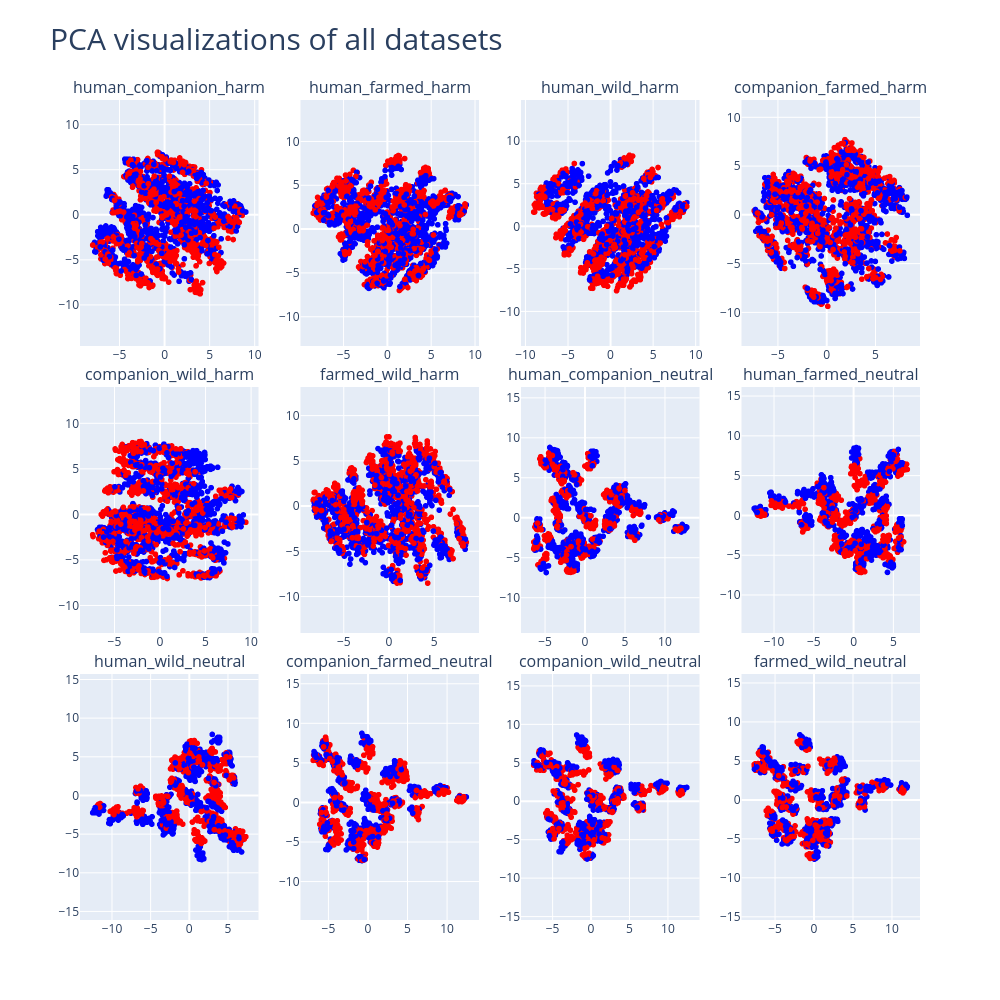

This figure's notebook cell:
### Code cell
# visualization of all 12 animal/human datasets (label 1 = first category in the name)
datasets = [
    'human_companion_harm',
    'human_farmed_harm',
    'human_wild_harm',
    'companion_farmed_harm',
    'companion_wild_harm',
    'farmed_wild_harm',
    'human_companion_neutral',
    'human_farmed_neutral',
    'human_wild_neutral',
    'companion_farmed_neutral',
    'companion_wild_neutral',
    'farmed_wild_neutral',
]

td = TruthData.from_datasets(
    datasets,
    model=model,
    layer=layer,
    center=True,
    noperiod=noperiod,
    device=device)

fig = make_subplots(rows=3, cols=4, subplot_titles=datasets, horizontal_spacing=0.05, vertical_spacing=0.05)
for i, dataset in enumerate(datasets):
    for data in td.plot(
        dimensions=2,
        color='label',
        plot_datasets = [dataset],
        pca_datasets = [dataset],
        ).data:
        fig.add_trace(
            data, row=(i // 4) + 1, col=(i % 4) + 1
        )

for row in range(3):
    for col in range(4):
        fig.update_yaxes(
            scaleanchor = f"x{row * 4 + col + 1}",
            scaleratio = 1,
            row=row+1,
            col=col+1,
        )

fig.update_coloraxes(
    colorscale = 'Bluered_r'
)

fig.update_layout(
    height=1000,
    width=1000,
    showlegend=False,
    title = {
        'text' : 'PCA visualizations of all datasets',
        'font' : {'size' : 30}
    },
    coloraxis_showscale=False,
)

### Figure 1 — Plotly figure (JSON) as saved in the notebook; plotly's stock layout.template omitted (floating-point values rounded to 4 significant figures; data arrays with more than 128 entries replaced by an {"elided": "..."} marker saying what was removed)
{"data": [{"hovertemplate": "<b>%{hovertext}</b><br><br>PC1=%{x}<br>PC2=%{y}<br>label=%{marker.color}<extra></extra>", "hovertext": {"elided": "2400 str values"}, "legendgroup": "", "marker": {"color": {"elided": "2400 int values"}, "coloraxis": "coloraxis", "symbol": "circle"}, "mode": "markers", "name": "", "showlegend": false, "type": "scattergl", "x": {"elided": "2400 float values"}, "xaxis": "x", "y": {"elided": "2400 float values"}, "yaxis": "y"}, {"hovertemplate": "<b>%{hovertext}</b><br><br>PC1=%{x}<br>PC2=%{y}<br>label=%{marker.color}<extra></extra>", "hovertext": {"elided": "2400 str values"}, "legendgroup": "", "marker": {"color": {"elided": "2400 int values"}, "coloraxis": "coloraxis", "symbol": "circle"}, "mode": "markers", "name": "", "showlegend": false, "type": "scattergl", "x": {"elided": "2400 float values"}, "xaxis": "x2", "y": {"elided": "2400 float values"}, "yaxis": "y2"}, {"hovertemplate": "<b>%{hovertext}</b><br><br>PC1=%{x}<br>PC2=%{y}<br>label=%{marker.color}<extra></extra>", "hovertext": {"elided": "2400 str values"}, "legendgroup": "", "marker": {"color": {"elided": "2400 int values"}, "coloraxis": "coloraxis", "symbol": "circle"}, "mode": "markers", "name": "", "showlegend": false, "type": "scattergl", "x": {"elided": "2400 float values"}, "xaxis": "x3", "y": {"elided": "2400 float values"}, "yaxis": "y3"}, {"hovertemplate": "<b>%{hovertext}</b><br><br>PC1=%{x}<br>PC2=%{y}<br>label=%{marker.color}<extra></extra>", "hovertext": {"elided": "2400 str values"}, "legendgroup": "", "marker": {"color": {"elided": "2400 int values"}, "coloraxis": "coloraxis", "symbol": "circle"}, "mode": "markers", "name": "", "showlegend": false, "type": "scattergl", "x": {"elided": "2400 float values"}, "xaxis": "x4", "y": {"elided": "2400 float values"}, "yaxis": "y4"}, {"hovertemplate": "<b>%{hovertext}</b><br><br>PC1=%{x}<br>PC2=%{y}<br>label=%{marker.color}<extra></extra>", "hovertext": {"elided": "2400 str values"}, "legendgroup": "", "marker": {"color": {"elided": "2400 int values"}, "coloraxis": "coloraxis", "symbol": "circle"}, "mode": "markers", "name": "", "showlegend": false, "type": "scattergl", "x": {"elided": "2400 float values"}, "xaxis": "x5", "y": {"elided": "2400 float values"}, "yaxis": "y5"}, {"hovertemplate": "<b>%{hovertext}</b><br><br>PC1=%{x}<br>PC2=%{y}<br>label=%{marker.color}<extra></extra>", "hovertext": {"elided": "2400 str values"}, "legendgroup": "", "marker": {"color": {"elided": "2400 int values"}, "coloraxis": "coloraxis", "symbol": "circle"}, "mode": "markers", "name": "", "showlegend": false, "type": "scattergl", "x": {"elided": "2400 float values"}, "xaxis": "x6", "y": {"elided": "2400 float values"}, "yaxis": "y6"}, {"hovertemplate": "<b>%{hovertext}</b><br><br>PC1=%{x}<br>PC2=%{y}<br>label=%{marker.color}<extra></extra>", "hovertext": {"elided": "1600 str values"}, "legendgroup": "", "marker": {"color": {"elided": "1600 int values"}, "coloraxis": "coloraxis", "symbol": "circle"}, "mode": "markers", "name": "", "showlegend": false, "type": "scattergl", "x": {"elided": "1600 float values"}, "xaxis": "x7", "y": {"elided": "1600 float values"}, "yaxis": "y7"}, {"hovertemplate": "<b>%{hovertext}</b><br><br>PC1=%{x}<br>PC2=%{y}<br>label=%{marker.color}<extra></extra>", "hovertext": {"elided": "1600 str values"}, "legendgroup": "", "marker": {"color": {"elided": "1600 int values"}, "coloraxis": "coloraxis", "symbol": "circle"}, "mode": "markers", "name": "", "showlegend": false, "type": "scattergl", "x": {"elided": "1600 float values"}, "xaxis": "x8", "y": {"elided": "1600 float values"}, "yaxis": "y8"}, {"hovertemplate": "<b>%{hovertext}</b><br><br>PC1=%{x}<br>PC2=%{y}<br>label=%{marker.color}<extra></extra>", "hovertext": {"elided": "1600 str values"}, "legendgroup": "", "marker": {"color": {"elided": "1600 int values"}, "coloraxis": "coloraxis", "symbol": "circle"}, "mode": "markers", "name": "", "showlegend": false, "type": "scattergl", "x": {"elided": "1600 float values"}, "xaxis": "x9", "y": {"elided": "1600 float values"}, "yaxis": "y9"}, {"hovertemplate": "<b>%{hovertext}</b><br><br>PC1=%{x}<br>PC2=%{y}<br>label=%{marker.color}<extra></extra>", "hovertext": {"elided": "1600 str values"}, "legendgroup": "", "marker": {"color": {"elided": "1600 int values"}, "coloraxis": "coloraxis", "symbol": "circle"}, "mode": "markers", "name": "", "showlegend": false, "type": "scattergl", "x": {"elided": "1600 float values"}, "xaxis": "x10", "y": {"elided": "1600 float values"}, "yaxis": "y10"}, {"hovertemplate": "<b>%{hovertext}</b><br><br>PC1=%{x}<br>PC2=%{y}<br>label=%{marker.color}<extra></extra>", "hovertext": {"elided": "1600 str values"}, "legendgroup": "", "marker": {"color": {"elided": "1600 int values"}, "coloraxis": "coloraxis", "symbol": "circle"}, "mode": "markers", "name": "", "showlegend": false, "type": "scattergl", "x": {"elided": "1600 float values"}, "xaxis": "x11", "y": {"elided": "1600 float values"}, "yaxis": "y11"}, {"hovertemplate": "<b>%{hovertext}</b><br><br>PC1=%{x}<br>PC2=%{y}<br>label=%{marker.color}<extra></extra>", "hovertext": {"elided": "1600 str values"}, "legendgroup": "", "marker": {"color": {"elided": "1600 int values"}, "coloraxis": "coloraxis", "symbol": "circle"}, "mode": "markers", "name": "", "showlegend": false, "type": "scattergl", "x": {"elided": "1600 float values"}, "xaxis": "x12", "y": {"elided": "1600 float values"}, "yaxis": "y12"}], "layout": {"annotations": [{"font": {"size": 16}, "showarrow": false, "text": "human_companion_harm", "x": 0.1062, "xanchor": "center", "xref": "paper", "y": 1, "yanchor": "bottom", "yref": "paper"}, {"font": {"size": 16}, "showarrow": false, "text": "human_farmed_harm", "x": 0.3688, "xanchor": "center", "xref": "paper", "y": 1, "yanchor": "bottom", "yref": "paper"}, {"font": {"size": 16}, "showarrow": false, "text": "human_wild_harm", "x": 0.6313, "xanchor": "center", "xref": "paper", "y": 1, "yanchor": "bottom", "yref": "paper"}, {"font": {"size": 16}, "showarrow": false, "text": "companion_farmed_harm", "x": 0.8938, "xanchor": "center", "xref": "paper", "y": 1, "yanchor": "bottom", "yref": "paper"}, {"font": {"size": 16}, "showarrow": false, "text": "companion_wild_harm", "x": 0.1062, "xanchor": "center", "xref": "paper", "y": 0.65, "yanchor": "bottom", "yref": "paper"}, {"font": {"size": 16}, "showarrow": false, "text": "farmed_wild_harm", "x": 0.3688, "xanchor": "center", "xref": "paper", "y": 0.65, "yanchor": "bottom", "yref": "paper"}, {"font": {"size": 16}, "showarrow": false, "text": "human_companion_neutral", "x": 0.6313, "xanchor": "center", "xref": "paper", "y": 0.65, "yanchor": "bottom", "yref": "paper"}, {"font": {"size": 16}, "showarrow": false, "text": "human_farmed_neutral", "x": 0.8938, "xanchor": "center", "xref": "paper", "y": 0.65, "yanchor": "bottom", "yref": "paper"}, {"font": {"size": 16}, "showarrow": false, "text": "human_wild_neutral", "x": 0.1062, "xanchor": "center", "xref": "paper", "y": 0.3, "yanchor": "bottom", "yref": "paper"}, {"font": {"size": 16}, "showarrow": false, "text": "companion_farmed_neutral", "x": 0.3688, "xanchor": "center", "xref": "paper", "y": 0.3, "yanchor": "bottom", "yref": "paper"}, {"font": {"size": 16}, "showarrow": false, "text": "companion_wild_neutral", "x": 0.6313, "xanchor": "center", "xref": "paper", "y": 0.3, "yanchor": "bottom", "yref": "paper"}, {"font": {"size": 16}, "showarrow": false, "text": "farmed_wild_neutral", "x": 0.8938, "xanchor": "center", "xref": "paper", "y": 0.3, "yanchor": "bottom", "yref": "paper"}], "coloraxis": {"colorscale": [[0, "rgb(255,0,0)"], [1, "rgb(0,0,255)"]], "showscale": false}, "height": 1000, "showlegend": false, "title": {"font": {"size": 30}, "text": "PCA visualizations of all datasets"}, "width": 1000, "xaxis": {"anchor": "y", "domain": [0, 0.2125]}, "xaxis10": {"anchor": "y10", "domain": [0.2625, 0.475]}, "xaxis11": {"anchor": "y11", "domain": [0.525, 0.7375]}, "xaxis12": {"anchor": "y12", "domain": [0.7875, 1]}, "xaxis2": {"anchor": "y2", "domain": [0.2625, 0.475]}, "xaxis3": {"anchor": "y3", "domain": [0.525, 0.7375]}, "xaxis4": {"anchor": "y4", "domain": [0.7875, 1]}, "xaxis5": {"anchor": "y5", "domain": [0, 0.2125]}, "xaxis6": {"anchor": "y6", "domain": [0.2625, 0.475]}, "xaxis7": {"anchor": "y7", "domain": [0.525, 0.7375]}, "xaxis8": {"anchor": "y8", "domain": [0.7875, 1]}, "xaxis9": {"anchor": "y9", "domain": [0, 0.2125]}, "yaxis": {"anchor": "x", "domain": [0.7, 1], "scaleanchor": "x", "scaleratio": 1}, "yaxis10": {"anchor": "x10", "domain": [0, 0.3], "scaleanchor": "x10", "scaleratio": 1}, "yaxis11": {"anchor": "x11", "domain": [0, 0.3], "scaleanchor": "x11", "scaleratio": 1}, "yaxis12": {"anchor": "x12", "domain": [0, 0.3], "scaleanchor": "x12", "scaleratio": 1}, "yaxis2": {"anchor": "x2", "domain": [0.7, 1], "scaleanchor": "x2", "scaleratio": 1}, "yaxis3": {"anchor": "x3", "domain": [0.7, 1], "scaleanchor": "x3", "scaleratio": 1}, "yaxis4": {"anchor": "x4", "domain": [0.7, 1], "scaleanchor": "x4", "scaleratio": 1}, "yaxis5": {"anchor": "x5", "domain": [0.35, 0.65], "scaleanchor": "x5", "scaleratio": 1}, "yaxis6": {"anchor": "x6", "domain": [0.35, 0.65], "scaleanchor": "x6", "scaleratio": 1}, "yaxis7": {"anchor": "x7", "domain": [0.35, 0.65], "scaleanchor": "x7", "scaleratio": 1}, "yaxis8": {"anchor": "x8", "domain": [0.35, 0.65], "scaleanchor": "x8", "scaleratio": 1}, "yaxis9": {"anchor": "x9", "domain": [0, 0.3], "scaleanchor": "x9", "scaleratio": 1}}}
